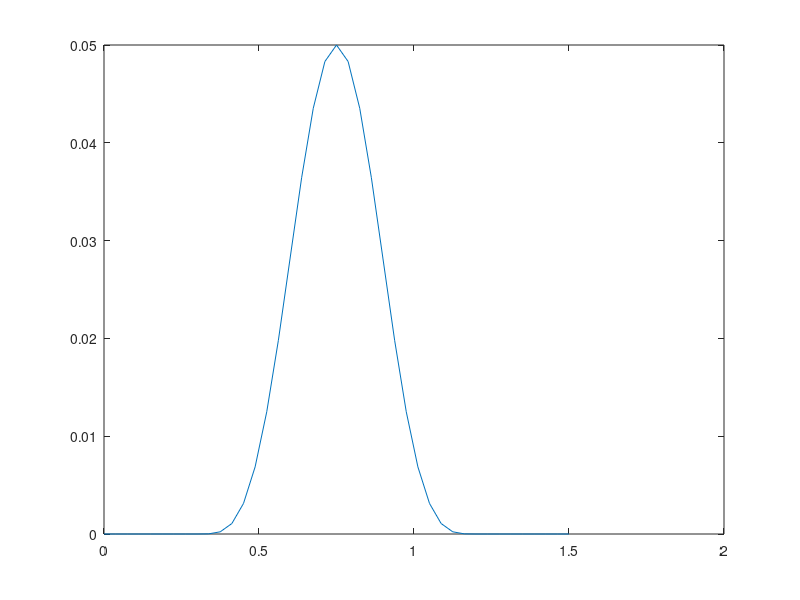
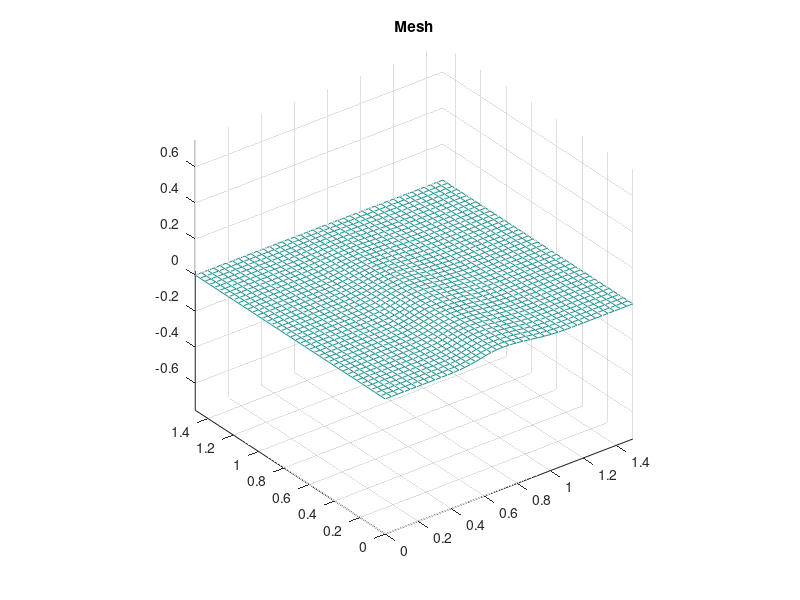
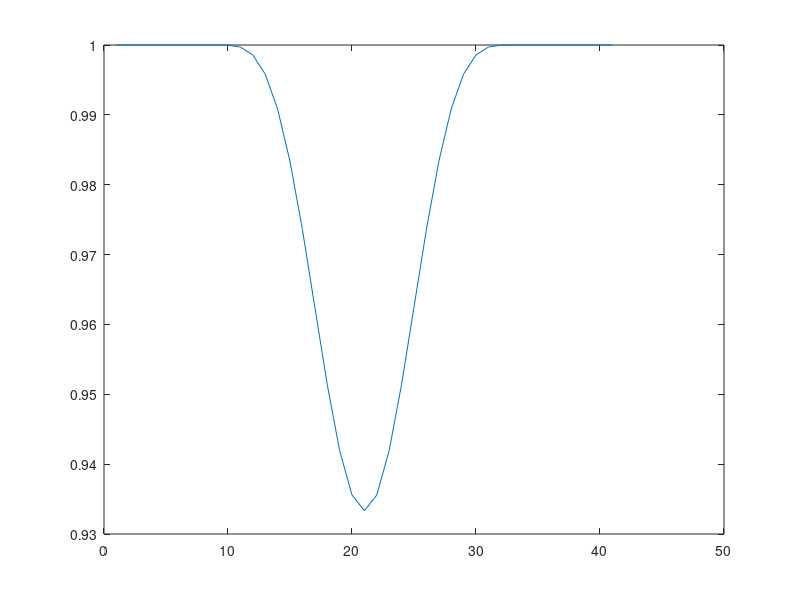
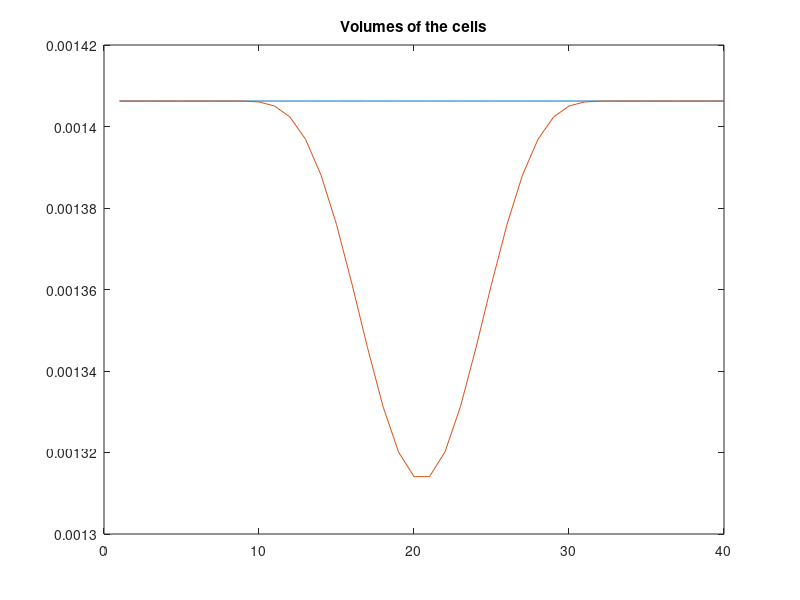

The MATLAB script that drew these images, in order:
% Mesh for bump in channel

clear all
close all
clc

tic
l_x = 1.5; % length in X
l_y = 1.5; % length in Y
n_x = 40;  % number of points in X
n_y = 40;  % number of points in Y

x = linspace(0, l_x, n_x+1);
dx = x(2) - x(1); % dx

y = zeros(1, n_x+1);

b_1 = int16(0.3/dx);
b_2 = int16(1.2/dx);

for i = b_1:b_2
    y(i+1) = 0.05*(sin(pi*x(i+1)/0.9 - (pi/3.)))^4;%comment this line for a flat mesh
end

d_k = l_y/2;  % Distance from the viscous wall where the mesh will be denser
p_k = 50;     % Percentage concentration for the zone with higher mesh density
n_yp = n_y*(p_k/100); % Number of nodes in the high-density region
n_yf = n_y - n_yp;    % Number of nodes in the free region

dy_p = d_k / n_yp;     % y-step in the high-density part of the mesh
dy_f = (l_y - d_k) / n_yf; % y-step in the remaining part of the mesh

% Matrix that will store the X coordinates of the mesh
X = zeros(n_y+1, n_x+1);
% Storing X coordinates, constant step
for i = 1:n_x+1
    X(:, i) = x(i);
end

% Initial matrix that will store the Y coordinates of the mesh
Y_t = zeros(n_y+1, n_x+1);
for i = 1:n_x+1
    Y_t(1, i) = y(i);
end

% Storing Y coordinates for the high-density nodes
for i = 2:n_yp+1
    for j = 1:n_x+1
        Y_t(i, j) = Y_t(i-1, j) + dy_p;
    end
end

% Storing Y coordinates for the rest of the mesh, dynamic dy_f
dy_f_d = 0;          % dynamic y-step
max_y = max(y);      % maximum value of Y
dy_din = zeros(1, n_x+1); % vector for y-steps in the free part
for i = n_yp+2:n_y+1
    for j = 1:n_x+1
        % dy_f_d = (l_y + max_y - y(j)) / n_yf;
        dy_f_d = (l_y - (y(j) + d_k)) / n_yf;
        Y_t(i, j) = Y_t(i-1, j) + dy_f_d;
        dy_din(j) = dy_f_d / dx;
    end
end

Y = zeros(size(Y_t));

k = 0;
for i = 1:n_y+1
    for j = 1:n_x+1
        Y(i, j) = Y_t(n_y+1-k, j);
    end
    k = k + 1;
end

clear Y_t;

z = zeros(n_y+1, n_x+1);

figure(1)
plot(x, y)

% Flatten the matrices into vectors
x_coords = X(:);
y_coords = Y(:);
%{
% Create a scatter plot
figure(2)
scatter(x_coords, y_coords, 10, 'filled');  % The '10' specifies the marker size
% Label the axes
xlabel('X Coordinates');
ylabel('Y Coordinates');
% Title for the plot
title('Scatter Plot of Unstructured Mesh Points');
% Set axis equal for better representation of the points
axis equal;
% Optionally, add grid and adjust other plot settings
grid on;
%}
figure(3)
mesh(X, Y, z)
title('Mesh')
axis equal

%{
% Derivative of Y
y_p = 0;
for i = 1:n_x
    y_p(i) = (y(i+1) - y(i)) / dx;
end
figure(2)
plot(x(1:n_x), y_p)
%}

% dy/dx relation in the free part
figure(4)
plot(1:n_x+1, dy_din)

% Volume of the cells
vol_f = zeros(1, n_x);
vol_b = zeros(1, n_x);
for i = 1:n_x
    vol_f(i) = -0.5 * ((Y(n_y+1, i) - Y(n_y, i)) + (Y(n_y+1, i+1) - Y(n_y, i+1))) * dx;
    vol_b(i) = -0.5 * ((Y(2, i) - Y(1, i)) + (Y(2, i+1) - Y(1, i+1))) * dx;
end

figure(5)
plot(1:n_x, vol_f)
hold on
plot(1:n_x, vol_b)
hold off
title("Volumes of the cells")

% C: distance in X to the cell's centroid
c_cent = zeros(1, n_x);
for i = 1:n_x
    a_i = Y(1, i) - Y(2, i);
    b_i = Y(1, i+1) - Y(2, i+1);
    c_cent(i) = a_i / (b_i + a_i);
end

figure(6)
plot(1:n_x, c_cent)
title("Relation C/dx")

save('mesh_bumpchannel2.mat', 'X', 'Y');

toc
